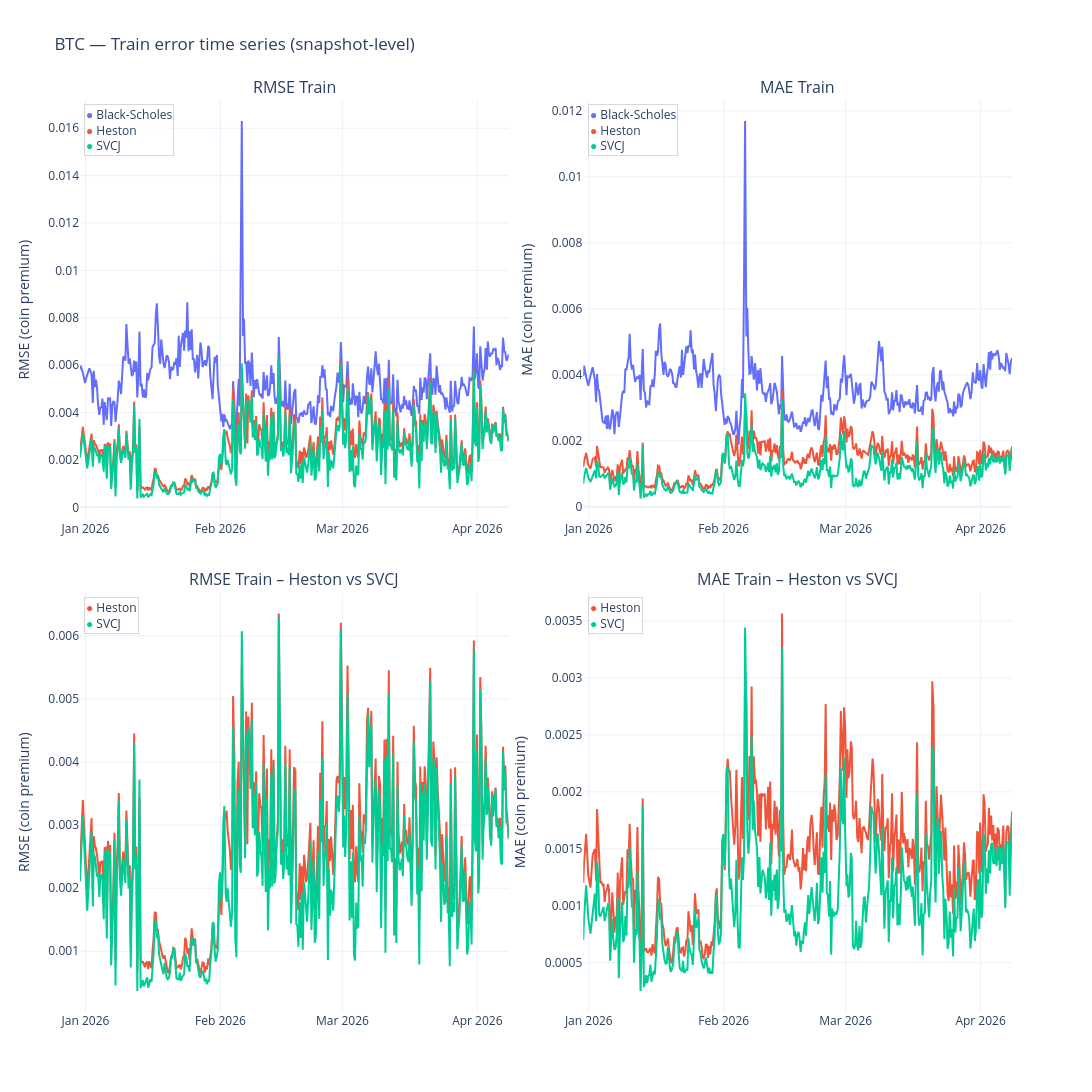
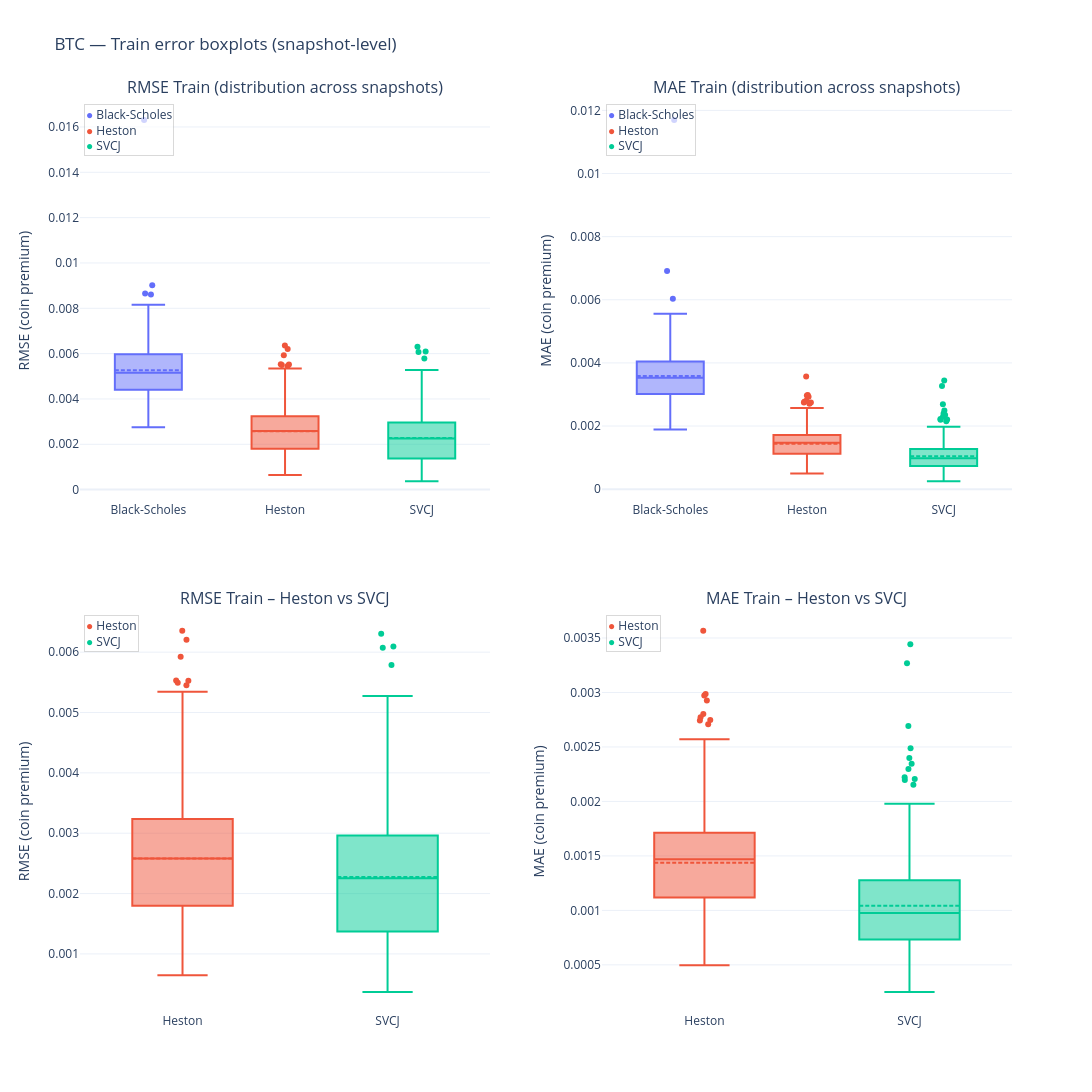
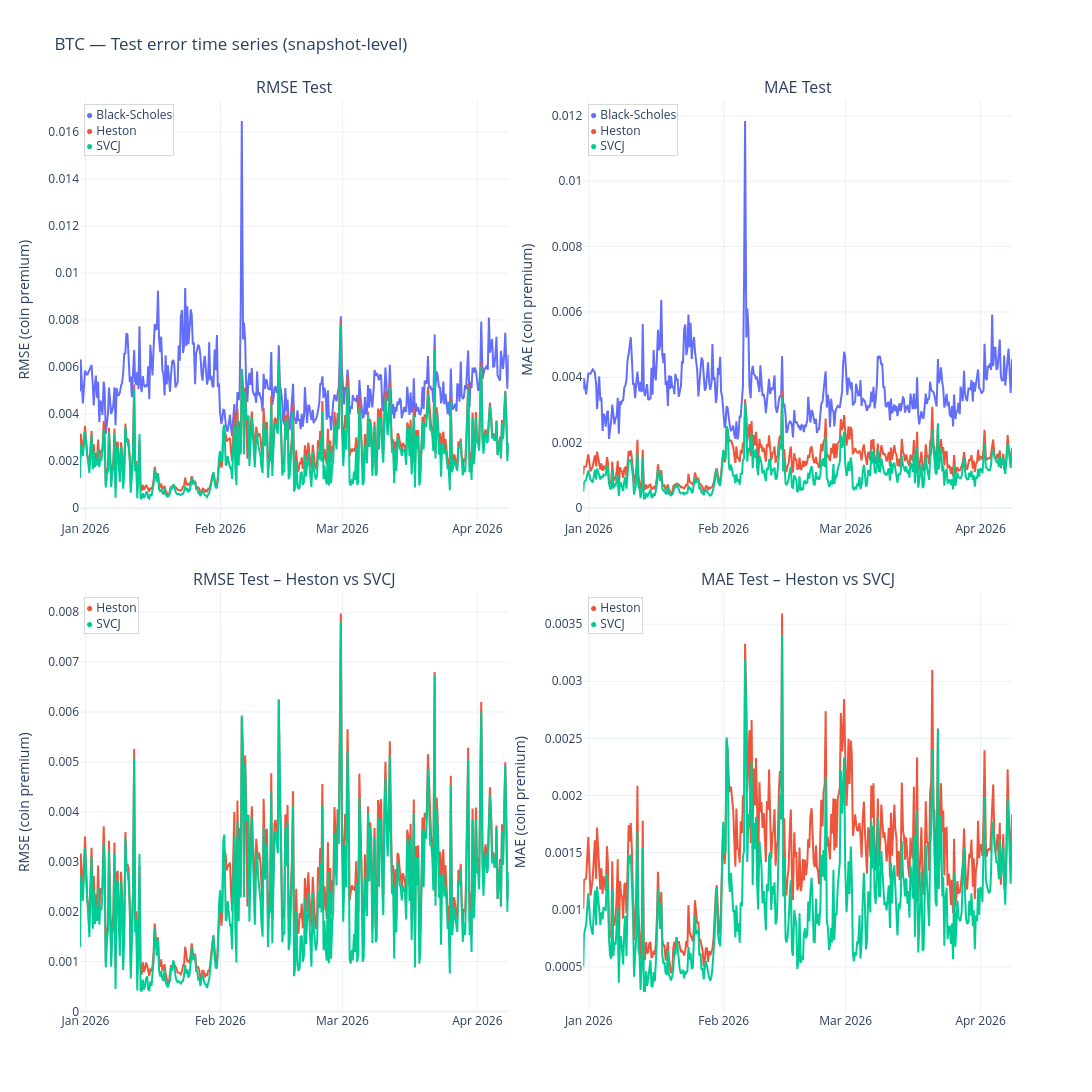
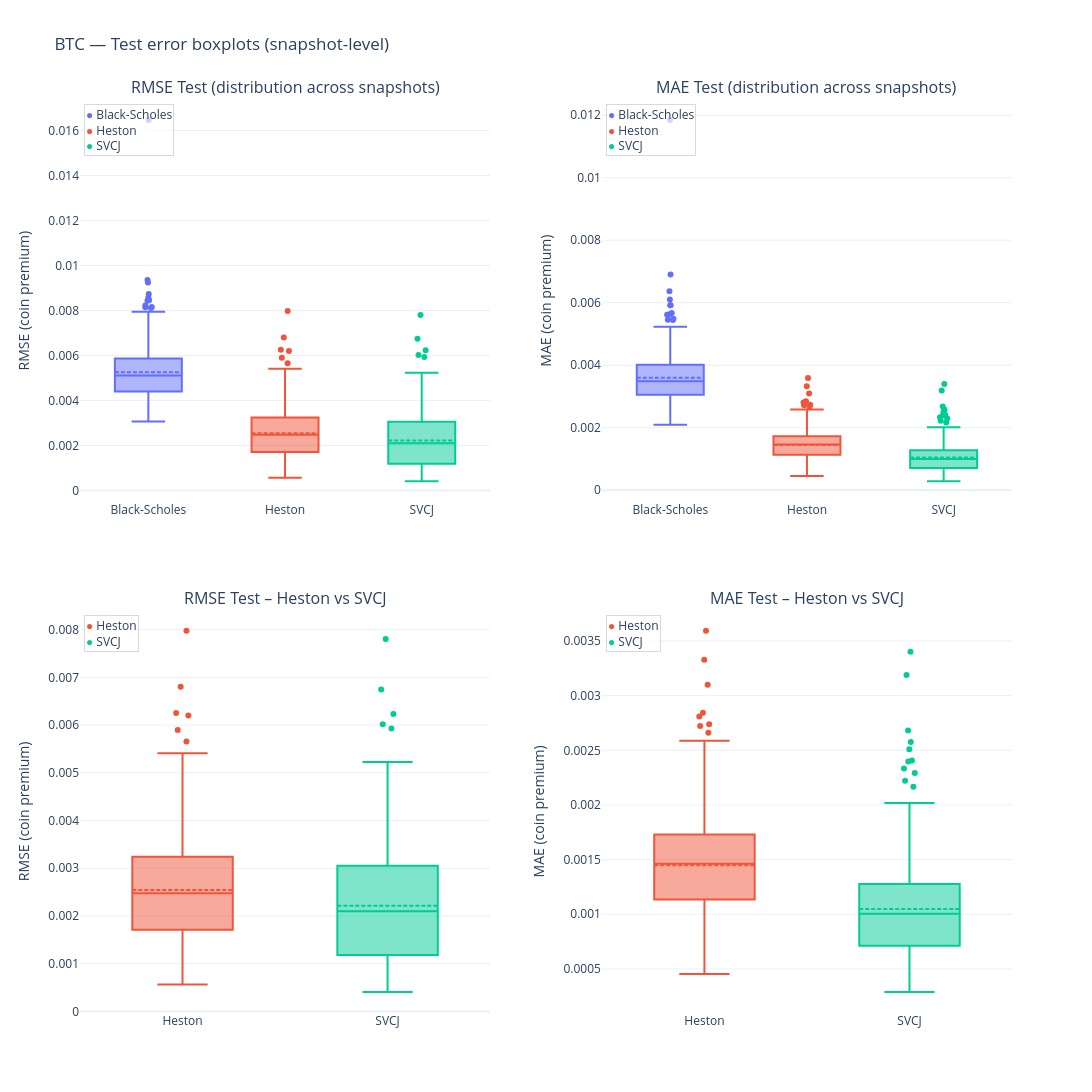

The notebook cell saved with these charts, in order:
### Markdown cell above
## 10) A single “report runner” per currency

To keep the notebook readable, we wrap the repeated steps into one function that:
- prints key counts,
- displays error time series + boxplots (train & test),
- outputs error summary tables (train & test),
- outputs spread-relative diagnostics (train & test),
- outputs bucket plots (test),
- outputs convergence diagnostics (already global),
- outputs parameter stability and near-bound tables.

### Code cell
def run_currency_report(currency, n_boot=3000):
    return analysis.run_currency_report(state, currency, n_boot=n_boot)


RUN_REPORTS = True
N_BOOT = 3000

if RUN_REPORTS:
    run_currency_report("BTC", n_boot=N_BOOT)
    run_currency_report("ETH", n_boot=N_BOOT)
else:
    print("RUN_REPORTS=False. Set RUN_REPORTS=True to generate the full BTC/ETH report outputs.")

### Figure 1 — Plotly figure (JSON) as saved in the notebook; plotly's stock layout.template omitted (floating-point values rounded to 4 significant figures; data arrays with more than 128 entries replaced by an {"elided": "..."} marker saying what was removed)
{"data": [{"line": {"color": "#636EFA", "width": 2}, "mode": "lines", "name": "Black-Scholes", "showlegend": false, "type": "scatter", "x": {"elided": "388 str values"}, "xaxis": "x", "y": {"elided": "388 float values"}, "yaxis": "y"}, {"line": {"color": "#636EFA", "width": 2}, "mode": "lines", "name": "Black-Scholes", "showlegend": false, "type": "scatter", "x": {"elided": "388 str values"}, "xaxis": "x2", "y": {"elided": "388 float values"}, "yaxis": "y2"}, {"line": {"color": "#EF553B", "width": 2}, "mode": "lines", "name": "Heston", "showlegend": false, "type": "scatter", "x": {"elided": "388 str values"}, "xaxis": "x", "y": {"elided": "388 float values"}, "yaxis": "y"}, {"line": {"color": "#EF553B", "width": 2}, "mode": "lines", "name": "Heston", "showlegend": false, "type": "scatter", "x": {"elided": "388 str values"}, "xaxis": "x2", "y": {"elided": "388 float values"}, "yaxis": "y2"}, {"line": {"color": "#00CC96", "width": 2}, "mode": "lines", "name": "SVCJ", "showlegend": false, "type": "scatter", "x": {"elided": "387 str values"}, "xaxis": "x", "y": {"elided": "387 float values"}, "yaxis": "y"}, {"line": {"color": "#00CC96", "width": 2}, "mode": "lines", "name": "SVCJ", "showlegend": false, "type": "scatter", "x": {"elided": "387 str values"}, "xaxis": "x2", "y": {"elided": "387 float values"}, "yaxis": "y2"}, {"line": {"color": "#EF553B", "width": 2}, "mode": "lines", "name": "Heston", "showlegend": false, "type": "scatter", "x": {"elided": "388 str values"}, "xaxis": "x3", "y": {"elided": "388 float values"}, "yaxis": "y3"}, {"line": {"color": "#EF553B", "width": 2}, "mode": "lines", "name": "Heston", "showlegend": false, "type": "scatter", "x": {"elided": "388 str values"}, "xaxis": "x4", "y": {"elided": "388 float values"}, "yaxis": "y4"}, {"line": {"color": "#00CC96", "width": 2}, "mode": "lines", "name": "SVCJ", "showlegend": false, "type": "scatter", "x": {"elided": "387 str values"}, "xaxis": "x3", "y": {"elided": "387 float values"}, "yaxis": "y3"}, {"line": {"color": "#00CC96", "width": 2}, "mode": "lines", "name": "SVCJ", "showlegend": false, "type": "scatter", "x": {"elided": "387 str values"}, "xaxis": "x4", "y": {"elided": "387 float values"}, "yaxis": "y4"}], "layout": {"annotations": [{"font": {"size": 16}, "showarrow": false, "text": "RMSE Train", "x": 0.23, "xanchor": "center", "xref": "paper", "y": 1, "yanchor": "bottom", "yref": "paper"}, {"font": {"size": 16}, "showarrow": false, "text": "MAE Train", "x": 0.77, "xanchor": "center", "xref": "paper", "y": 1, "yanchor": "bottom", "yref": "paper"}, {"font": {"size": 16}, "showarrow": false, "text": "RMSE Train – Heston vs SVCJ", "x": 0.23, "xanchor": "center", "xref": "paper", "y": 0.46, "yanchor": "bottom", "yref": "paper"}, {"font": {"size": 16}, "showarrow": false, "text": "MAE Train – Heston vs SVCJ", "x": 0.77, "xanchor": "center", "xref": "paper", "y": 0.46, "yanchor": "bottom", "yref": "paper"}, {"align": "left", "bgcolor": "rgba(255,255,255,0.70)", "bordercolor": "rgba(0,0,0,0.15)", "borderwidth": 1, "font": {"size": 12}, "showarrow": false, "text": "<span style='color:#636EFA'>●</span> Black-Scholes<br><span style='color:#EF553B'>●</span> Heston<br><span style='color:#00CC96'>●</span> SVCJ", "x": 0.01, "xref": "x domain", "y": 0.99, "yref": "y domain"}, {"align": "left", "bgcolor": "rgba(255,255,255,0.70)", "bordercolor": "rgba(0,0,0,0.15)", "borderwidth": 1, "font": {"size": 12}, "showarrow": false, "text": "<span style='color:#636EFA'>●</span> Black-Scholes<br><span style='color:#EF553B'>●</span> Heston<br><span style='color:#00CC96'>●</span> SVCJ", "x": 0.01, "xref": "x2 domain", "y": 0.99, "yref": "y2 domain"}, {"align": "left", "bgcolor": "rgba(255,255,255,0.70)", "bordercolor": "rgba(0,0,0,0.15)", "borderwidth": 1, "font": {"size": 12}, "showarrow": false, "text": "<span style='color:#EF553B'>●</span> Heston<br><span style='color:#00CC96'>●</span> SVCJ", "x": 0.01, "xref": "x3 domain", "y": 0.99, "yref": "y3 domain"}, {"align": "left", "bgcolor": "rgba(255,255,255,0.70)", "bordercolor": "rgba(0,0,0,0.15)", "borderwidth": 1, "font": {"size": 12}, "showarrow": false, "text": "<span style='color:#EF553B'>●</span> Heston<br><span style='color:#00CC96'>●</span> SVCJ", "x": 0.01, "xref": "x4 domain", "y": 0.99, "yref": "y4 domain"}], "height": 1100, "showlegend": false, "title": {"text": "BTC — Train error time series (snapshot-level)"}, "width": 1200, "xaxis": {"anchor": "y", "domain": [0, 0.46]}, "xaxis2": {"anchor": "y2", "domain": [0.54, 1]}, "xaxis3": {"anchor": "y3", "domain": [0, 0.46]}, "xaxis4": {"anchor": "y4", "domain": [0.54, 1]}, "yaxis": {"anchor": "x", "domain": [0.54, 1], "title": {"text": "RMSE (coin premium)"}}, "yaxis2": {"anchor": "x2", "domain": [0.54, 1], "title": {"text": "MAE (coin premium)"}}, "yaxis3": {"anchor": "x3", "domain": [0, 0.46], "title": {"text": "RMSE (coin premium)"}}, "yaxis4": {"anchor": "x4", "domain": [0, 0.46], "title": {"text": "MAE (coin premium)"}}}}

### Figure 2 — Plotly figure (JSON) as saved in the notebook; plotly's stock layout.template omitted (floating-point values rounded to 4 significant figures; data arrays with more than 128 entries replaced by an {"elided": "..."} marker saying what was removed)
{"data": [{"boxmean": true, "boxpoints": "outliers", "jitter": 0.15, "marker": {"color": "#636EFA"}, "name": "Black-Scholes", "pointpos": 0, "showlegend": false, "type": "box", "xaxis": "x", "y": {"elided": "388 float values"}, "yaxis": "y"}, {"boxmean": true, "boxpoints": "outliers", "jitter": 0.15, "marker": {"color": "#636EFA"}, "name": "Black-Scholes", "pointpos": 0, "showlegend": false, "type": "box", "xaxis": "x2", "y": {"elided": "388 float values"}, "yaxis": "y2"}, {"boxmean": true, "boxpoints": "outliers", "jitter": 0.15, "marker": {"color": "#EF553B"}, "name": "Heston", "pointpos": 0, "showlegend": false, "type": "box", "xaxis": "x", "y": {"elided": "388 float values"}, "yaxis": "y"}, {"boxmean": true, "boxpoints": "outliers", "jitter": 0.15, "marker": {"color": "#EF553B"}, "name": "Heston", "pointpos": 0, "showlegend": false, "type": "box", "xaxis": "x2", "y": {"elided": "388 float values"}, "yaxis": "y2"}, {"boxmean": true, "boxpoints": "outliers", "jitter": 0.15, "marker": {"color": "#00CC96"}, "name": "SVCJ", "pointpos": 0, "showlegend": false, "type": "box", "xaxis": "x", "y": {"elided": "387 float values"}, "yaxis": "y"}, {"boxmean": true, "boxpoints": "outliers", "jitter": 0.15, "marker": {"color": "#00CC96"}, "name": "SVCJ", "pointpos": 0, "showlegend": false, "type": "box", "xaxis": "x2", "y": {"elided": "387 float values"}, "yaxis": "y2"}, {"boxmean": true, "boxpoints": "outliers", "jitter": 0.15, "marker": {"color": "#EF553B"}, "name": "Heston", "pointpos": 0, "showlegend": false, "type": "box", "xaxis": "x3", "y": {"elided": "388 float values"}, "yaxis": "y3"}, {"boxmean": true, "boxpoints": "outliers", "jitter": 0.15, "marker": {"color": "#EF553B"}, "name": "Heston", "pointpos": 0, "showlegend": false, "type": "box", "xaxis": "x4", "y": {"elided": "388 float values"}, "yaxis": "y4"}, {"boxmean": true, "boxpoints": "outliers", "jitter": 0.15, "marker": {"color": "#00CC96"}, "name": "SVCJ", "pointpos": 0, "showlegend": false, "type": "box", "xaxis": "x3", "y": {"elided": "387 float values"}, "yaxis": "y3"}, {"boxmean": true, "boxpoints": "outliers", "jitter": 0.15, "marker": {"color": "#00CC96"}, "name": "SVCJ", "pointpos": 0, "showlegend": false, "type": "box", "xaxis": "x4", "y": {"elided": "387 float values"}, "yaxis": "y4"}], "layout": {"annotations": [{"font": {"size": 16}, "showarrow": false, "text": "RMSE Train (distribution across snapshots)", "x": 0.22, "xanchor": "center", "xref": "paper", "y": 1, "yanchor": "bottom", "yref": "paper"}, {"font": {"size": 16}, "showarrow": false, "text": "MAE Train (distribution across snapshots)", "x": 0.78, "xanchor": "center", "xref": "paper", "y": 1, "yanchor": "bottom", "yref": "paper"}, {"font": {"size": 16}, "showarrow": false, "text": "RMSE Train – Heston vs SVCJ", "x": 0.22, "xanchor": "center", "xref": "paper", "y": 0.44, "yanchor": "bottom", "yref": "paper"}, {"font": {"size": 16}, "showarrow": false, "text": "MAE Train – Heston vs SVCJ", "x": 0.78, "xanchor": "center", "xref": "paper", "y": 0.44, "yanchor": "bottom", "yref": "paper"}, {"align": "left", "bgcolor": "rgba(255,255,255,0.70)", "bordercolor": "rgba(0,0,0,0.15)", "borderwidth": 1, "font": {"size": 12}, "showarrow": false, "text": "<span style='color:#636EFA'>●</span> Black-Scholes<br><span style='color:#EF553B'>●</span> Heston<br><span style='color:#00CC96'>●</span> SVCJ", "x": 0.01, "xref": "x domain", "y": 0.99, "yref": "y domain"}, {"align": "left", "bgcolor": "rgba(255,255,255,0.70)", "bordercolor": "rgba(0,0,0,0.15)", "borderwidth": 1, "font": {"size": 12}, "showarrow": false, "text": "<span style='color:#636EFA'>●</span> Black-Scholes<br><span style='color:#EF553B'>●</span> Heston<br><span style='color:#00CC96'>●</span> SVCJ", "x": 0.01, "xref": "x2 domain", "y": 0.99, "yref": "y2 domain"}, {"align": "left", "bgcolor": "rgba(255,255,255,0.70)", "bordercolor": "rgba(0,0,0,0.15)", "borderwidth": 1, "font": {"size": 12}, "showarrow": false, "text": "<span style='color:#EF553B'>●</span> Heston<br><span style='color:#00CC96'>●</span> SVCJ", "x": 0.01, "xref": "x3 domain", "y": 0.99, "yref": "y3 domain"}, {"align": "left", "bgcolor": "rgba(255,255,255,0.70)", "bordercolor": "rgba(0,0,0,0.15)", "borderwidth": 1, "font": {"size": 12}, "showarrow": false, "text": "<span style='color:#EF553B'>●</span> Heston<br><span style='color:#00CC96'>●</span> SVCJ", "x": 0.01, "xref": "x4 domain", "y": 0.99, "yref": "y4 domain"}], "height": 1100, "showlegend": false, "title": {"text": "BTC — Train error boxplots (snapshot-level)"}, "width": 1200, "xaxis": {"anchor": "y", "domain": [0, 0.44]}, "xaxis2": {"anchor": "y2", "domain": [0.56, 1]}, "xaxis3": {"anchor": "y3", "domain": [0, 0.44]}, "xaxis4": {"anchor": "y4", "domain": [0.56, 1]}, "yaxis": {"anchor": "x", "domain": [0.56, 1], "title": {"text": "RMSE (coin premium)"}}, "yaxis2": {"anchor": "x2", "domain": [0.56, 1], "title": {"text": "MAE (coin premium)"}}, "yaxis3": {"anchor": "x3", "domain": [0, 0.44], "title": {"text": "RMSE (coin premium)"}}, "yaxis4": {"anchor": "x4", "domain": [0, 0.44], "title": {"text": "MAE (coin premium)"}}}}

### Figure 3 — Plotly figure (JSON) as saved in the notebook; plotly's stock layout.template omitted (floating-point values rounded to 4 significant figures; data arrays with more than 128 entries replaced by an {"elided": "..."} marker saying what was removed)
{"data": [{"line": {"color": "#636EFA", "width": 2}, "mode": "lines", "name": "Black-Scholes", "showlegend": false, "type": "scatter", "x": {"elided": "388 str values"}, "xaxis": "x", "y": {"elided": "388 float values"}, "yaxis": "y"}, {"line": {"color": "#636EFA", "width": 2}, "mode": "lines", "name": "Black-Scholes", "showlegend": false, "type": "scatter", "x": {"elided": "388 str values"}, "xaxis": "x2", "y": {"elided": "388 float values"}, "yaxis": "y2"}, {"line": {"color": "#EF553B", "width": 2}, "mode": "lines", "name": "Heston", "showlegend": false, "type": "scatter", "x": {"elided": "388 str values"}, "xaxis": "x", "y": {"elided": "388 float values"}, "yaxis": "y"}, {"line": {"color": "#EF553B", "width": 2}, "mode": "lines", "name": "Heston", "showlegend": false, "type": "scatter", "x": {"elided": "388 str values"}, "xaxis": "x2", "y": {"elided": "388 float values"}, "yaxis": "y2"}, {"line": {"color": "#00CC96", "width": 2}, "mode": "lines", "name": "SVCJ", "showlegend": false, "type": "scatter", "x": {"elided": "387 str values"}, "xaxis": "x", "y": {"elided": "387 float values"}, "yaxis": "y"}, {"line": {"color": "#00CC96", "width": 2}, "mode": "lines", "name": "SVCJ", "showlegend": false, "type": "scatter", "x": {"elided": "387 str values"}, "xaxis": "x2", "y": {"elided": "387 float values"}, "yaxis": "y2"}, {"line": {"color": "#EF553B", "width": 2}, "mode": "lines", "name": "Heston", "showlegend": false, "type": "scatter", "x": {"elided": "388 str values"}, "xaxis": "x3", "y": {"elided": "388 float values"}, "yaxis": "y3"}, {"line": {"color": "#EF553B", "width": 2}, "mode": "lines", "name": "Heston", "showlegend": false, "type": "scatter", "x": {"elided": "388 str values"}, "xaxis": "x4", "y": {"elided": "388 float values"}, "yaxis": "y4"}, {"line": {"color": "#00CC96", "width": 2}, "mode": "lines", "name": "SVCJ", "showlegend": false, "type": "scatter", "x": {"elided": "387 str values"}, "xaxis": "x3", "y": {"elided": "387 float values"}, "yaxis": "y3"}, {"line": {"color": "#00CC96", "width": 2}, "mode": "lines", "name": "SVCJ", "showlegend": false, "type": "scatter", "x": {"elided": "387 str values"}, "xaxis": "x4", "y": {"elided": "387 float values"}, "yaxis": "y4"}], "layout": {"annotations": [{"font": {"size": 16}, "showarrow": false, "text": "RMSE Test", "x": 0.23, "xanchor": "center", "xref": "paper", "y": 1, "yanchor": "bottom", "yref": "paper"}, {"font": {"size": 16}, "showarrow": false, "text": "MAE Test", "x": 0.77, "xanchor": "center", "xref": "paper", "y": 1, "yanchor": "bottom", "yref": "paper"}, {"font": {"size": 16}, "showarrow": false, "text": "RMSE Test – Heston vs SVCJ", "x": 0.23, "xanchor": "center", "xref": "paper", "y": 0.46, "yanchor": "bottom", "yref": "paper"}, {"font": {"size": 16}, "showarrow": false, "text": "MAE Test – Heston vs SVCJ", "x": 0.77, "xanchor": "center", "xref": "paper", "y": 0.46, "yanchor": "bottom", "yref": "paper"}, {"align": "left", "bgcolor": "rgba(255,255,255,0.70)", "bordercolor": "rgba(0,0,0,0.15)", "borderwidth": 1, "font": {"size": 12}, "showarrow": false, "text": "<span style='color:#636EFA'>●</span> Black-Scholes<br><span style='color:#EF553B'>●</span> Heston<br><span style='color:#00CC96'>●</span> SVCJ", "x": 0.01, "xref": "x domain", "y": 0.99, "yref": "y domain"}, {"align": "left", "bgcolor": "rgba(255,255,255,0.70)", "bordercolor": "rgba(0,0,0,0.15)", "borderwidth": 1, "font": {"size": 12}, "showarrow": false, "text": "<span style='color:#636EFA'>●</span> Black-Scholes<br><span style='color:#EF553B'>●</span> Heston<br><span style='color:#00CC96'>●</span> SVCJ", "x": 0.01, "xref": "x2 domain", "y": 0.99, "yref": "y2 domain"}, {"align": "left", "bgcolor": "rgba(255,255,255,0.70)", "bordercolor": "rgba(0,0,0,0.15)", "borderwidth": 1, "font": {"size": 12}, "showarrow": false, "text": "<span style='color:#EF553B'>●</span> Heston<br><span style='color:#00CC96'>●</span> SVCJ", "x": 0.01, "xref": "x3 domain", "y": 0.99, "yref": "y3 domain"}, {"align": "left", "bgcolor": "rgba(255,255,255,0.70)", "bordercolor": "rgba(0,0,0,0.15)", "borderwidth": 1, "font": {"size": 12}, "showarrow": false, "text": "<span style='color:#EF553B'>●</span> Heston<br><span style='color:#00CC96'>●</span> SVCJ", "x": 0.01, "xref": "x4 domain", "y": 0.99, "yref": "y4 domain"}], "height": 1100, "showlegend": false, "title": {"text": "BTC — Test error time series (snapshot-level)"}, "width": 1200, "xaxis": {"anchor": "y", "domain": [0, 0.46]}, "xaxis2": {"anchor": "y2", "domain": [0.54, 1]}, "xaxis3": {"anchor": "y3", "domain": [0, 0.46]}, "xaxis4": {"anchor": "y4", "domain": [0.54, 1]}, "yaxis": {"anchor": "x", "domain": [0.54, 1], "title": {"text": "RMSE (coin premium)"}}, "yaxis2": {"anchor": "x2", "domain": [0.54, 1], "title": {"text": "MAE (coin premium)"}}, "yaxis3": {"anchor": "x3", "domain": [0, 0.46], "title": {"text": "RMSE (coin premium)"}}, "yaxis4": {"anchor": "x4", "domain": [0, 0.46], "title": {"text": "MAE (coin premium)"}}}}

### Figure 4 — Plotly figure (JSON) as saved in the notebook; plotly's stock layout.template omitted (floating-point values rounded to 4 significant figures; data arrays with more than 128 entries replaced by an {"elided": "..."} marker saying what was removed)
{"data": [{"boxmean": true, "boxpoints": "outliers", "jitter": 0.15, "marker": {"color": "#636EFA"}, "name": "Black-Scholes", "pointpos": 0, "showlegend": false, "type": "box", "xaxis": "x", "y": {"elided": "388 float values"}, "yaxis": "y"}, {"boxmean": true, "boxpoints": "outliers", "jitter": 0.15, "marker": {"color": "#636EFA"}, "name": "Black-Scholes", "pointpos": 0, "showlegend": false, "type": "box", "xaxis": "x2", "y": {"elided": "388 float values"}, "yaxis": "y2"}, {"boxmean": true, "boxpoints": "outliers", "jitter": 0.15, "marker": {"color": "#EF553B"}, "name": "Heston", "pointpos": 0, "showlegend": false, "type": "box", "xaxis": "x", "y": {"elided": "388 float values"}, "yaxis": "y"}, {"boxmean": true, "boxpoints": "outliers", "jitter": 0.15, "marker": {"color": "#EF553B"}, "name": "Heston", "pointpos": 0, "showlegend": false, "type": "box", "xaxis": "x2", "y": {"elided": "388 float values"}, "yaxis": "y2"}, {"boxmean": true, "boxpoints": "outliers", "jitter": 0.15, "marker": {"color": "#00CC96"}, "name": "SVCJ", "pointpos": 0, "showlegend": false, "type": "box", "xaxis": "x", "y": {"elided": "387 float values"}, "yaxis": "y"}, {"boxmean": true, "boxpoints": "outliers", "jitter": 0.15, "marker": {"color": "#00CC96"}, "name": "SVCJ", "pointpos": 0, "showlegend": false, "type": "box", "xaxis": "x2", "y": {"elided": "387 float values"}, "yaxis": "y2"}, {"boxmean": true, "boxpoints": "outliers", "jitter": 0.15, "marker": {"color": "#EF553B"}, "name": "Heston", "pointpos": 0, "showlegend": false, "type": "box", "xaxis": "x3", "y": {"elided": "388 float values"}, "yaxis": "y3"}, {"boxmean": true, "boxpoints": "outliers", "jitter": 0.15, "marker": {"color": "#EF553B"}, "name": "Heston", "pointpos": 0, "showlegend": false, "type": "box", "xaxis": "x4", "y": {"elided": "388 float values"}, "yaxis": "y4"}, {"boxmean": true, "boxpoints": "outliers", "jitter": 0.15, "marker": {"color": "#00CC96"}, "name": "SVCJ", "pointpos": 0, "showlegend": false, "type": "box", "xaxis": "x3", "y": {"elided": "387 float values"}, "yaxis": "y3"}, {"boxmean": true, "boxpoints": "outliers", "jitter": 0.15, "marker": {"color": "#00CC96"}, "name": "SVCJ", "pointpos": 0, "showlegend": false, "type": "box", "xaxis": "x4", "y": {"elided": "387 float values"}, "yaxis": "y4"}], "layout": {"annotations": [{"font": {"size": 16}, "showarrow": false, "text": "RMSE Test (distribution across snapshots)", "x": 0.22, "xanchor": "center", "xref": "paper", "y": 1, "yanchor": "bottom", "yref": "paper"}, {"font": {"size": 16}, "showarrow": false, "text": "MAE Test (distribution across snapshots)", "x": 0.78, "xanchor": "center", "xref": "paper", "y": 1, "yanchor": "bottom", "yref": "paper"}, {"font": {"size": 16}, "showarrow": false, "text": "RMSE Test – Heston vs SVCJ", "x": 0.22, "xanchor": "center", "xref": "paper", "y": 0.44, "yanchor": "bottom", "yref": "paper"}, {"font": {"size": 16}, "showarrow": false, "text": "MAE Test – Heston vs SVCJ", "x": 0.78, "xanchor": "center", "xref": "paper", "y": 0.44, "yanchor": "bottom", "yref": "paper"}, {"align": "left", "bgcolor": "rgba(255,255,255,0.70)", "bordercolor": "rgba(0,0,0,0.15)", "borderwidth": 1, "font": {"size": 12}, "showarrow": false, "text": "<span style='color:#636EFA'>●</span> Black-Scholes<br><span style='color:#EF553B'>●</span> Heston<br><span style='color:#00CC96'>●</span> SVCJ", "x": 0.01, "xref": "x domain", "y": 0.99, "yref": "y domain"}, {"align": "left", "bgcolor": "rgba(255,255,255,0.70)", "bordercolor": "rgba(0,0,0,0.15)", "borderwidth": 1, "font": {"size": 12}, "showarrow": false, "text": "<span style='color:#636EFA'>●</span> Black-Scholes<br><span style='color:#EF553B'>●</span> Heston<br><span style='color:#00CC96'>●</span> SVCJ", "x": 0.01, "xref": "x2 domain", "y": 0.99, "yref": "y2 domain"}, {"align": "left", "bgcolor": "rgba(255,255,255,0.70)", "bordercolor": "rgba(0,0,0,0.15)", "borderwidth": 1, "font": {"size": 12}, "showarrow": false, "text": "<span style='color:#EF553B'>●</span> Heston<br><span style='color:#00CC96'>●</span> SVCJ", "x": 0.01, "xref": "x3 domain", "y": 0.99, "yref": "y3 domain"}, {"align": "left", "bgcolor": "rgba(255,255,255,0.70)", "bordercolor": "rgba(0,0,0,0.15)", "borderwidth": 1, "font": {"size": 12}, "showarrow": false, "text": "<span style='color:#EF553B'>●</span> Heston<br><span style='color:#00CC96'>●</span> SVCJ", "x": 0.01, "xref": "x4 domain", "y": 0.99, "yref": "y4 domain"}], "height": 1100, "showlegend": false, "title": {"text": "BTC — Test error boxplots (snapshot-level)"}, "width": 1200, "xaxis": {"anchor": "y", "domain": [0, 0.44]}, "xaxis2": {"anchor": "y2", "domain": [0.56, 1]}, "xaxis3": {"anchor": "y3", "domain": [0, 0.44]}, "xaxis4": {"anchor": "y4", "domain": [0.56, 1]}, "yaxis": {"anchor": "x", "domain": [0.56, 1], "title": {"text": "RMSE (coin premium)"}}, "yaxis2": {"anchor": "x2", "domain": [0.56, 1], "title": {"text": "MAE (coin premium)"}}, "yaxis3": {"anchor": "x3", "domain": [0, 0.44], "title": {"text": "RMSE (coin premium)"}}, "yaxis4": {"anchor": "x4", "domain": [0, 0.44], "title": {"text": "MAE (coin premium)"}}}}
